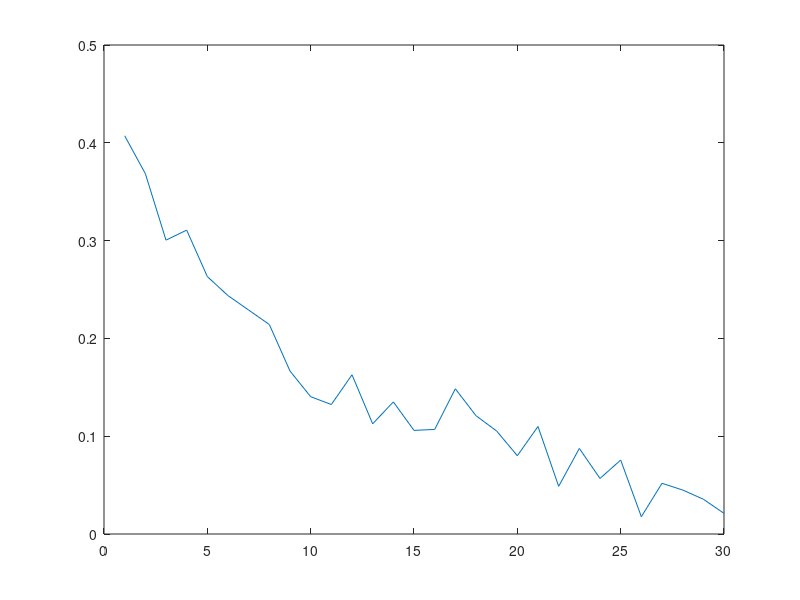

Source code (MATLAB):
nd = 10;

alphas = 0.1:0.1:3;

error_final = [];

for a = alphas
    Q = 0;    
    cumerror = [];

    for run = 1:nd
        % Initialization values
        N = 20;
        P = int8(a*N);
        max_epochs = 1000;

        % Generate P datapoints from N-dimensional gaussian (mean = 0, std = 1)
        data = 0 + sqrt(1) * randn(P, N);

        weights = ones(1, N);
        % Generate P labels being -1 or 1 
        label = sign(weights * data'); 

        % Use just as many weights as inputs
        error = zeros(1, P);
        old_weights = weights;
        for i = 1:max_epochs
            %stability = weights ./ abs(weights) * data' .* label;
            stability = (data' .* label)' .* weights / abs(weights);
            [val, idx] = min(stability);
            weights = weights + 1 / N * data(idx,:) * label(idx);
        end
        error = (1 / 3.14159265) * acos((weights * ones(1, N)') / ((abs(weights) * abs(ones(1,N))')));
        distance = norm(old_weights -  weights);

        cumerror = [cumerror error];
    end
    error_final = [error_final, mean(cumerror)];
end

plot(error_final)
